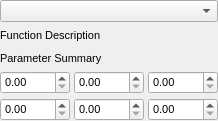
<?xml version="1.0" encoding="UTF-8"?>
<ui version="4.0">
 <class>BroadeningFunctionWidget</class>
 <widget class="QWidget" name="BroadeningFunctionWidget">
  <property name="geometry">
   <rect>
    <x>0</x>
    <y>0</y>
    <width>218</width>
    <height>121</height>
   </rect>
  </property>
  <property name="font">
   <font>
    <pointsize>8</pointsize>
   </font>
  </property>
  <property name="windowTitle">
   <string>Form</string>
  </property>
  <layout class="QGridLayout" name="gridLayout">
   <property name="leftMargin">
    <number>0</number>
   </property>
   <property name="topMargin">
    <number>0</number>
   </property>
   <property name="rightMargin">
    <number>0</number>
   </property>
   <property name="bottomMargin">
    <number>0</number>
   </property>
   <property name="spacing">
    <number>4</number>
   </property>
   <item row="3" column="0">
    <widget class="TExponentialSpin" name="Parameter0Spin"/>
   </item>
   <item row="3" column="1">
    <widget class="TExponentialSpin" name="Parameter1Spin"/>
   </item>
   <item row="3" column="2">
    <widget class="TExponentialSpin" name="Parameter2Spin"/>
   </item>
   <item row="4" column="0">
    <widget class="TExponentialSpin" name="Parameter3Spin"/>
   </item>
   <item row="4" column="1">
    <widget class="TExponentialSpin" name="Parameter4Spin"/>
   </item>
   <item row="4" column="2">
    <widget class="TExponentialSpin" name="Parameter5Spin"/>
   </item>
   <item row="0" column="0" colspan="3">
    <widget class="QComboBox" name="FunctionCombo"/>
   </item>
   <item row="2" column="0" colspan="3">
    <widget class="QLabel" name="ParameterSummaryLabel">
     <property name="text">
      <string>Parameter Summary</string>
     </property>
    </widget>
   </item>
   <item row="1" column="0" colspan="3">
    <widget class="QLabel" name="FunctionDescriptionLabel">
     <property name="text">
      <string>Function Description</string>
     </property>
    </widget>
   </item>
  </layout>
 </widget>
 <customwidgets>
  <customwidget>
   <class>TExponentialSpin</class>
   <extends>QDoubleSpinBox</extends>
   <header>gui/texponentialspin.hui</header>
  </customwidget>
 </customwidgets>
 <resources/>
 <connections/>
</ui>
